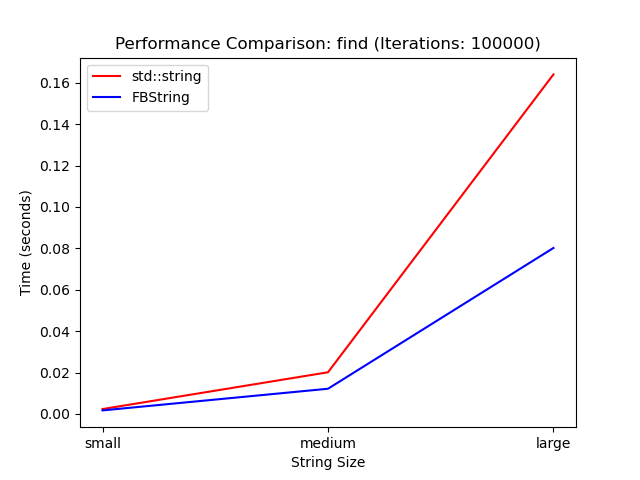

Python code for this plot:
import matplotlib.pyplot as plt
x = ['small', 'medium', 'large']
std_data = [0.002372, 0.0201443, 0.164061]
fb_data = [0.0017231, 0.0121867, 0.0802016]
plt.plot(x, std_data, 'r-', label='std::string')
plt.plot(x, fb_data, 'b-', label='FBString')
plt.xlabel('String Size')
plt.ylabel('Time (seconds)')
plt.title('Performance Comparison: find (Iterations: 100000)')
plt.legend()
plt.savefig('plot_find.png')
plt.close()
